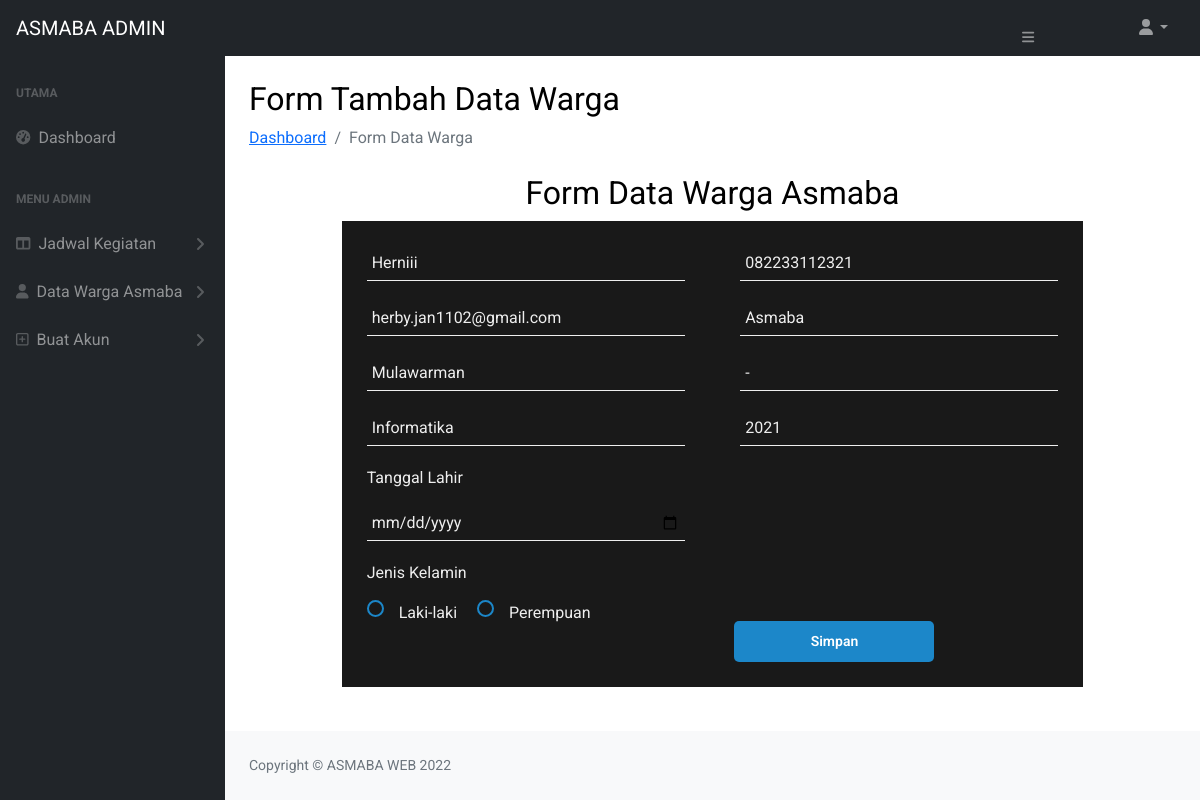
The app's page /admin/edit_data.php?id=2 with its own data.
### tables this page shows
CREATE TABLE `data_warga` (
  `id` int(11) NOT NULL,
  `nama` varchar(50) NOT NULL,
  `nomorhp` varchar(20) NOT NULL,
  `email` varchar(50) NOT NULL,
  `alamat` text NOT NULL,
  `universitas` varchar(50) NOT NULL,
  `jurusan` varchar(50) NOT NULL,
  `prodi` varchar(50) NOT NULL,
  `angkatan` varchar(15) NOT NULL,
  `tgl_lahir` date NOT NULL,
  `gender` varchar(20) NOT NULL
);

### admin/edit_data.php (the view, shortened to what this page needs)
<?php
require '../konek.php';
if(isset($_GET['id'])){
    $id=$_GET['id'];
}
$result=mysqli_query($db,
"SELECT * FROM data_warga WHERE id='$id'");
$row=mysqli_fetch_array($result);
?>
<!DOCTYPE html>
<html lang="en">
    <head>
        <link href="https://cdn.jsdelivr.net/npm/simple-datatables@latest/dist/style.css" rel="stylesheet" />
        <link href="css/styles.css" rel="stylesheet" />
    </head>
    <body class="sb-nav-fixed">
        <nav class="sb-topnav navbar navbar-expand navbar-dark bg-dark">
            <a class="navbar-brand ps-3" href="index.php">ASMABA ADMIN</a>
            <button class="btn btn-link btn-sm order-1 order-lg-0 me-4 me-lg-0" id="sidebarToggle" href="#!"><i class="fas fa-bars"></i></button>
            <ul class="navbar-nav ms-auto ms-md-0 me-3 me-lg-4">
                <li class="nav-item dropdown">
                    <a class="nav-link dropdown-toggle" id="navbarDropdown" href="#" role="button" data-bs-toggle="dropdown" aria-expanded="false"><i class="fas fa-user fa-fw"></i></a>
                </li>
            </ul>
        </nav>
        <div id="layoutSidenav">
            <div id="layoutSidenav_nav">
                <nav class="sb-sidenav accordion sb-sidenav-dark" id="sidenavAccordion">
                    <div class="sb-sidenav-menu">
                        <div class="nav">
                            <div class="sb-sidenav-menu-heading">Utama</div>
                            <a class="nav-link" href="index.php">
                                <div class="sb-nav-link-icon"><i class="fas fa-tachometer-alt"></i></div>
                                Dashboard
                            </a>
                            <div class="sb-sidenav-menu-heading">Menu Admin</div>
                            <a class="nav-link collapsed" href="#" data-bs-toggle="collapse" data-bs-target="#collapseLayouts" aria-expanded="false" aria-controls="collapseLayouts">
                                <div class="sb-nav-link-icon"><i class="fas fa-columns"></i></div>
                                Jadwal Kegiatan
                                <div class="sb-sidenav-collapse-arrow"><i class="fas fa-angle-down"></i></div>
                            </a>
                            <a class="nav-link collapsed" href="#" data-bs-toggle="collapse" data-bs-target="#collapsePages" aria-expanded="false" aria-controls="collapsePages">
                                <div class="sb-nav-link-icon"><i class="fas fa-user"></i></div>
                                Data Warga Asmaba
                                <div class="sb-sidenav-collapse-arrow"><i class="fas fa-angle-down"></i></div>
                            </a>
                            <a class="nav-link collapsed" href="#" data-bs-toggle="collapse" data-bs-target="#collapsePage" aria-expanded="false" aria-controls="collapsePages">
                                <div class="sb-nav-link-icon"><i class="far fa-plus-square"></i></div>
                                Buat Akun
                                <div class="sb-sidenav-collapse-arrow"><i class="fas fa-angle-down"></i></div>
                            </a>
                    </div>
                    </div>
                </nav>
            </div>
            <div id="layoutSidenav_content">
                <main>
                <div class="container-fluid px-4">
                        <h1 class="mt-4">Form Tambah Data Warga</h1>
                        <ol class="breadcrumb mb-4">
                            <li class="breadcrumb-item"><a href="index.php">Dashboard</a></li>
                            <li class="breadcrumb-item active"> Form Data Warga</li>
                        </ol>
                        <div class="main-block">
                            <h1>Form Data Warga Asmaba</h1>
                            <form action="" method="post">
                                <div class="info">
                                    <input  type="text" name="nama" placeholder="Nama Lengkap" autocomplete="off" value=<?=$row['nama']?>>
                                    <input type="text" name="nomor_hp" placeholder="Nomor WhatsApp" value=<?=$row['nomorhp']?>>
                                    <input type="email" name="email" placeholder="Email" value=<?=$row['email']?>>
                                    <input type="text" name="alamat" placeholder="Alamat" value=<?=$row['alamat']?>>
                                    <input type="text" name="universitas" placeholder="Uviversitas" autocomplete="off" value=<?=$row['universitas']?>>
                                    <input type="text" name="jurusan" placeholder="Jurusan" autocomplete="off" value=<?=$row['jurusan']?>>
                                    <input type="text" name="prodi" placeholder="Pogram studi" autocomplete="off" value=<?=$row['prodi']?>>
                                    <input type="number" name="angkatan" placeholder="Angkatan" autocomplete="off" value=<?=$row['angkatan']?>>
                                </div>
                                <p>Tanggal Lahir</p>
                                <div class="info">
                                     <input type="date" name="tanggal" placeholder="Tanggal Lahir">
                                </div>
                                <p>Jenis Kelamin</p>
                                <div class="metod">
                                    <div>
                                        <label for="radioOne" class="radio">Laki-laki</label>
                                    </div>
                                <div>
                                    <label for="radioTwo" class="radio">Perempuan</label>
                                </div>
                                <button class="button" name ="btn">Simpan</button>
                            </form>
                            </div>
                    </div>
                </main>
                <footer class="py-4 bg-light mt-auto">
                    <div class="container-fluid px-4">
                        <div class="d-flex align-items-center justify-content-between small">
                            <div class="text-muted">Copyright &copy; ASMABA WEB 2022</div>
                        </div>
                    </div>
                </footer>
            </div>
        </div>
    </body>
</html>

### admin/edit_data.php (style rules this page uses)
html, body { height: 100%; }
body, input { padding: 0; margin: 0; outline: none; font-family: Roboto, Arial, sans-serif; font-size: 16px; color: #eee; }
h1 { font-weight: 400; }
h1 { font-size: 32px; color:black; }
.main-block, .info { display: flex; flex-direction: column; }
.main-block { justify-content: center; align-items: center; width: 100%; min-height: 100%; background: white; background-size: cover; }
form { width: 80%; padding: 25px; margin-bottom: 20px; background: rgba(0, 0, 0, 0.9); }
input, select { padding: 5px; margin-bottom: 20px; background: transparent; border: none; border-bottom: 1px solid #eee; }
input::placeholder { color: #eee; }
.metod { display: flex; }
label.radio { position: relative; display: inline-block; margin-right: 20px; text-indent: 32px; cursor: pointer; }
label.radio:before { content: ""; position: absolute; top: -1px; left: 0; width: 17px; height: 17px; border-radius: 50%; border: 2px solid #1c87c9; }
label.radio:after { content: ""; position: absolute; width: 8px; height: 4px; top: 5px; left: 5px; border-bottom: 3px solid #1c87c9; border-left: 3px solid #1c87c9; transform: rotate(-45deg); opacity: 0; }
button { display: block; width: 200px; padding: 10px; margin: 20px auto 0; border: none; border-radius: 5px; background: #1c87c9; font-size: 14px; font-weight: 600; color: white; }
@media (min-width: 568px) { .info { flex-flow: row wrap; justify-content: space-between; } }
@media (min-width: 568px) { input { width: 46%; } }

### records on screen
data_warga: nama "Herniii", nomor_hp "082233112321", email "herby.jan1102@gmail.com", alamat "Asmaba", universitas "Mulawarman", jurusan "-", prodi "Informatika", angkatan "2021"
